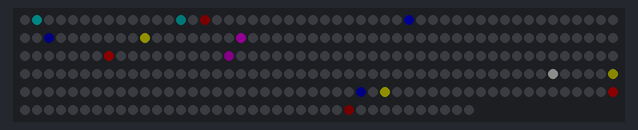
The program below on a simulated Raspberry Pi (BCM pin numbers). Shown: 288 RGB LEDs in strip order, left to right, continuing on the next row. Dim RGB values are drawn brighter than linear; random numbers come from a fixed seed; what the program prints to the terminal is not drawn.

Above: at 0.46 s.
At 2.88 s:
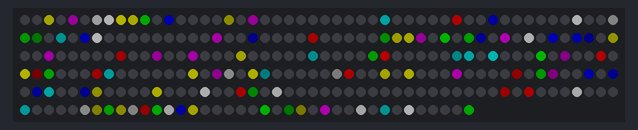
At 5.6 s:
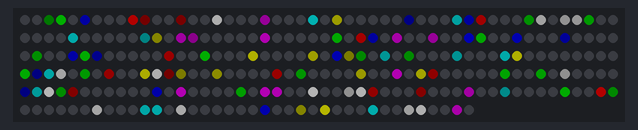
At 11.04 s:
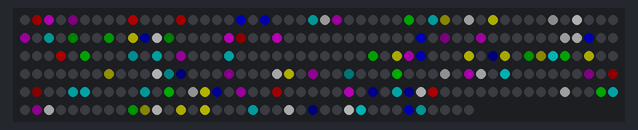
At 16.18 s:
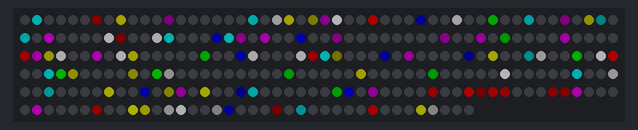
At 21.63 s:
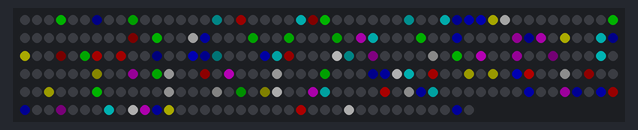

The program:

test3.py
```python
import time, random
from rpi_ws281x import PixelStrip, Color

LED_COUNT = 288       # number of LED pixels.
LED_PIN = 18          # GPIO pin connected to the pixels (18 uses PWM!).
LED_FREQ_HZ = 800000  # LED signal frequency in hertz (usually 800khz)
LED_DMA = 10          # DMA channel to use for generating signal (try 10)
LED_BRIGHTNESS = 64  # Set to 0 for darkest and 255 for brightest
LED_INVERT = False    # True to invert the signal (when using NPN transistor level shift)
LED_CHANNEL = 0       # set to '1' for GPIOs 13, 19, 41, 45 or 53

colors = [
    [ 1, 0, 0 ],
    [ 0, 1, 0 ],
    [ 0, 0, 1 ],
    [ 1, 1, 0 ],
    [ 1, 0, 1 ],
    [ 0, 1, 1 ],
    [ 1, 1, 1 ]
]

if __name__ == '__main__':
    strip = PixelStrip(LED_COUNT, LED_PIN, LED_FREQ_HZ, LED_DMA, LED_INVERT, LED_BRIGHTNESS, LED_CHANNEL)
    strip.begin()

    pixels = [ [ 0, 0, 0 ] ] * LED_COUNT
    steps = [0] * LED_COUNT

    print("Press Ctrl-C to quit.")
    try:
        while True:
            while True:
                p = random.randrange(0, LED_COUNT, 1)
                if steps[p] == 0:
                    steps[p] = 1
                    pixels[p] = random.randrange(0, len(colors))
                    break

            for i in range(0, LED_COUNT):
                if steps[i] > 0:
                    c = (51 - abs(51 - steps[i])) * 5
                    strip.setPixelColor(i, Color(colors[pixels[i]][0] * c, colors[pixels[i]][1] * c, colors[pixels[i]][2] * c))
                    steps[i] += 1
                    if (steps[i] == 102):
                        steps[i] = 0
                else:
                    strip.setPixelColor(i, Color(0, 0, 0))
            strip.show()
            time.sleep(0.01)

    except KeyboardInterrupt:
        for i in range(0, LED_COUNT):
            strip.setPixelColor(i, Color(0, 0, 0))
        strip.show()
```
